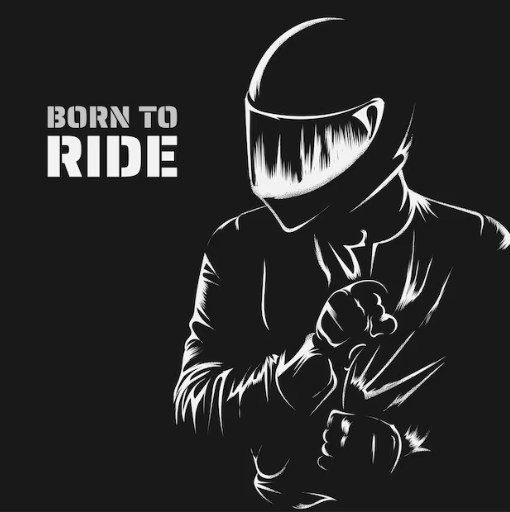
#> input picture RIDER.png, 510 x 512 px
$ python main.py
#> lines starting #> are read from the running program, lines starting #| are printed output that depends on the picture
# # we use the import cv2 statement to bring in a library called "OpenCV" (Open Source Computer Vision Library) into our code.
# # Access to Image and Video Functions: OpenCV provides a wide range of functions and tools to work with images and videos.
# # It allows you to read, write, manipulate, and process images and video streams.

# import cv2
#
# #        cv2.imread used for reading or processing image
# # Reading Images: It reads an image file (such as a JPEG, PNG, or BMP) from your computer's storage into a NumPy array. Once loaded,
# # you can perform various operations on the image using OpenCV functions.
# #
# # Image Processing: After reading an image, you can apply a wide range of image processing operations, such as resizing, cropping, rotating,
# # filtering, and more, to modify the appearance or content of the image.

# image =  cv2.imread("RIDER.png", cv2.IMREAD_UNCHANGED)
#
#
# #  cv2.imshow -- Displaying Images and Video Frames: It shows images and video frames within a graphical window.
# # Real-time Visualization: Useful for displaying live video streams or intermediate results during image processing.
# # Debugging and Testing: Helps developers inspect and validate computer vision and image processing algorithms visually.

# cv2.imshow("title", image)
#
#
# #  cv2 -- Control Image Display: It sets a delay to control how long an image or video frame is displayed in a window created with cv2.imshow.
# #
# # User Interaction: Allows you to create interactive applications where users can control
# # when to proceed to the next part of the code by pressing specific keys during the wait period.

# cv2.waitKey(0)


# ---------------------------------------------------------------------------------------------------------


# new code for the same project
# have install cv2 package it gives output very smartly in JPEG
import cv2


# configurable parameters
source = "RIDER.png"
destination = "newImage.jpeg"
scale_percent = 50

src = cv2.imread(source, cv2.IMREAD_UNCHANGED)
#> src is the input picture: shape (512, 510, 4); mean B, G, R, A 40.8, 40.8, 40.8, 255
# cv2.imshow("title", src)

# persent by which the image is resized

# calculate the 50 percent original dimensions
new_width = int(src.shape[1] * scale_percent / 100)
#> new_width = 255
new_height = int(src.shape[0] * scale_percent / 100)
#> new_height = 256

# resize image
output = cv2.resize(src, (new_width, new_height))
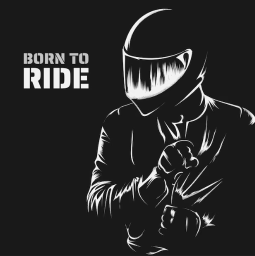
#> output: shape (256, 255, 4); mean B, G, R, A 40.8, 40.8, 40.8, 255

cv2.imwrite(destination, output)
# cv2.waitkey(0)
